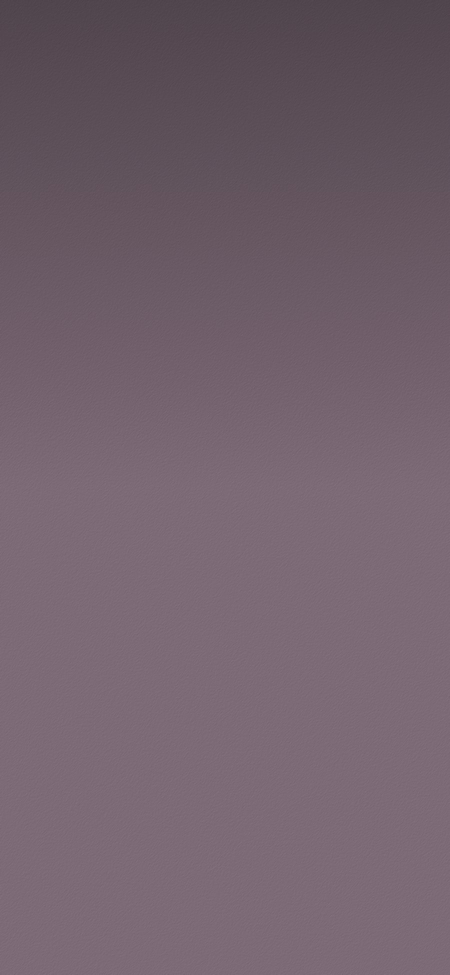
#> input picture Wedding Website/assets/envelope-inside.jpg, 900 x 1950 px (shown at 1/2 size)
$ python -i envelope_from_image.py   (imports and definitions only)
#> lines starting #> are read from the running program, lines starting #| are printed output that depends on the picture
"""Use a ready-made picture as the envelope artwork instead of the generated leaves.
    python tools/envelope_from_image.py <picture>        (any size; it is cropped to 900:1950 from its centre)
Writes the same files the page already uses (assets/envelope-*.webp), cut along the page's flap geometry:
top flap edges from 33.5 % at the sides to the tip at 53.5 %, envelope mouth from 30 % to 47.8 %.
The previous files are copied to assets/_envelope_generated/ the first time, so it can be undone.
"""
import sys, shutil
from pathlib import Path
import numpy as np, cv2

HERE = Path(__file__).resolve().parent
OUT = HERE.parent / "assets"
W, H = 900, 1950
FH, SH = 1092, 1152                          # flap image height, flap-shadow image height
NAMES = ["envelope-body.webp", "envelope-flap.webp", "envelope-flap-dim.webp", "envelope-flap-back.webp", "envelope-flap-shadow.webp"]

def smooth01(x):
    x = np.clip(x, 0, 1); return x * x * (3 - 2 * x)

def save(name, bgr, alpha, q=90):
    bgra = np.dstack([np.clip(bgr, 0, 255).astype(np.uint8), (np.clip(alpha, 0, 1) * 255).astype(np.uint8)])
    cv2.imwrite(str(OUT / name), bgra, [cv2.IMWRITE_WEBP_QUALITY, q]); print("wrote", name, bgra.shape[1], "x", bgra.shape[0])

def main(src):
#> called with src = '../assets/envelope-inside.jpg'
    global OUT
    if len(sys.argv) > 2:
        OUT = HERE.parent / sys.argv[2]; OUT.mkdir(parents=True, exist_ok=True)
    bak = OUT / "_envelope_generated"
    if len(sys.argv) <= 2 and not bak.exists():
        bak.mkdir()
        for n in NAMES: shutil.copy(OUT / n, bak / n)
    im = cv2.imread(src)
#> im is the input picture: shape (1950, 900, 3); mean B, G, R 108.2, 97, 113.7
    h, w = im.shape[:2]
#> h = 1950; w = 900
    TIP = float(sys.argv[3]) if len(sys.argv) > 3 else None      # where the flap's point is in the picture (0..1 of its height)
    ZOOM = float(sys.argv[4]) if len(sys.argv) > 4 else 1.0      # 1 = the picture's full width is shown
    if TIP is None:                                              # simple centre crop
        if w / h > W / H:
            nw = int(round(h * W / H)); x0 = (w - nw) // 2; im = im[:, x0:x0 + nw]
        else:
            nh = int(round(w * H / W)); y0 = (h - nh) // 2; im = im[y0:y0 + nh]
#> after `nh = int(round(w * H / W))`: nh = 1950
#> after `y0 = (h - nh) // 2`: y0 = 0
        art = cv2.resize(im, (W, H), interpolation=cv2.INTER_AREA).astype(np.float32)
    else:
        # show (almost) the whole picture: full width, and its height gently re-spaced so that the picture's own flap
        # point lands exactly where the animation lifts the flap (53.5 % down). Above and below the point are scaled separately.
        sc = W * ZOOM / w; xs = (np.arange(W, dtype=np.float32) + (w * sc - W) / 2) / sc
        tip_src, tip_dst = TIP * h, 0.535 * H
        yd = np.arange(H, dtype=np.float32)
        ys = np.where(yd <= tip_dst, yd * tip_src / tip_dst, tip_src + (yd - tip_dst) * (h - tip_src) / (H - tip_dst))
        print("vertical scale above / below the flap point: %.2f / %.2f" % (tip_dst / (tip_src * sc), (H - tip_dst) / ((h - tip_src) * sc)))
        mx, my = np.meshgrid(xs, ys)
        art = cv2.remap(cv2.GaussianBlur(im, (0, 0), 0.6), mx.astype(np.float32), my.astype(np.float32), cv2.INTER_AREA if sc < 1 else cv2.INTER_CUBIC).astype(np.float32)
    # gentle grade toward the site's dusty mauve (target mean about R152 G140 B152), keeping the picture's own light and shade
    mean = art.reshape(-1, 3).mean(0); target = np.array([152, 140, 152], np.float32)      # BGR order happens to be symmetric here
#> after `mean = art.reshape(-1, 3).mean(0)`: mean = [107.6, 97.49, 114.8]
    art = np.clip(art * (1 + 0.8 * (target / mean - 1)), 0, 255)
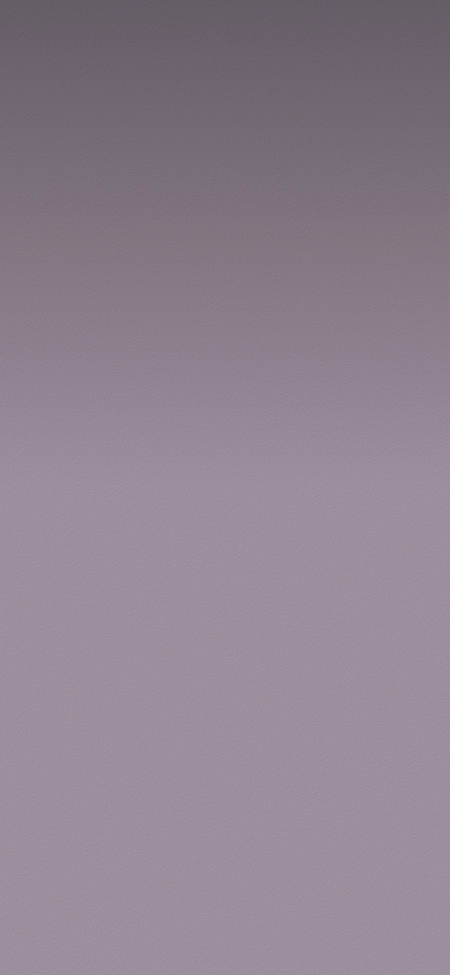
#> art: shape (1950, 900, 3) float32 (shown at 1/2 size); mean B, G, R 144.8, 131.1, 144.4
    yy, xx = np.mgrid[0:H, 0:W].astype(np.float32)
    t = 1 - np.abs(xx - W / 2) / (W / 2)                       # 0 at the sides, 1 at the centre
    flap_edge = H * (0.335 + (0.535 - 0.335) * t)              # lower edge of the top flap
    mouth_edge = H * (0.30 + (0.478 - 0.30) * t)               # opening of the envelope under it
    # ---- top flap (its own sheet) ----
    fa = smooth01((flap_edge - yy) / 2.0 + 0.5)[:FH]
    near = np.clip((flap_edge - yy) / 7.0, 0, 1)[:FH]          # a thin lit paper edge along the cut
    flap = art[:FH] * (1 + 0.02 * (1 - near))[..., None]
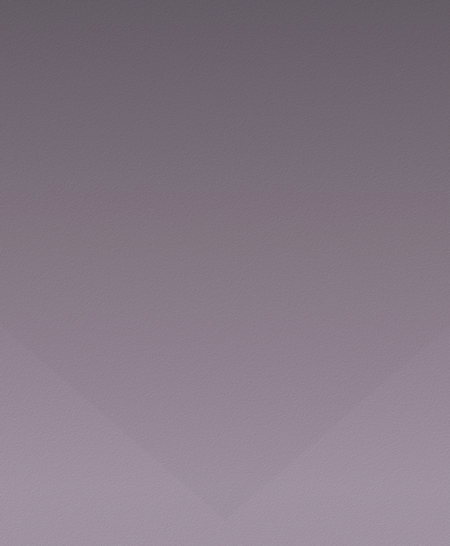
#> flap: shape (1092, 900, 3) float32 (shown at 1/2 size); mean B, G, R 133.8, 121.5, 133.2
    save("envelope-flap.webp", flap, fa)
#> in save, `bgra = np.dstack([np.clip(bgr, 0, 255).astype(np.uint8), (np.clip(alph..`:
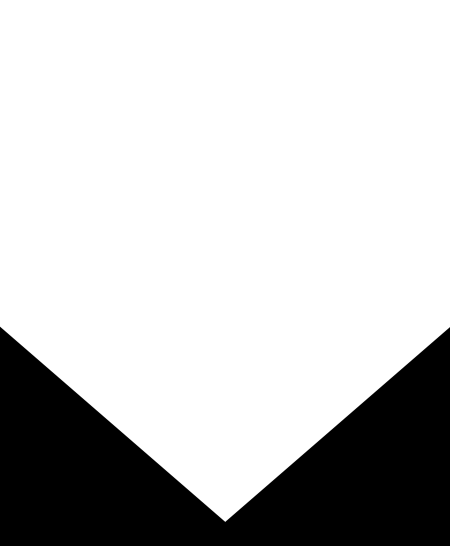
#> alpha: shape (1092, 900) float32 (shown at 1/2 size); min 0, max 1, mean 0.777
#| wrote envelope-flap.webp 900 x 1092
    save("envelope-flap-dim.webp", flap * np.array([0.50, 0.44, 0.50], np.float32), fa)
#> call 2 of save, with name = 'envelope-flap-dim.webp', q = 90
#> in save (call 2), `bgra = np.dstack([np.clip(bgr, 0, 255).astype(np.uint8), (np.clip(alph..`:
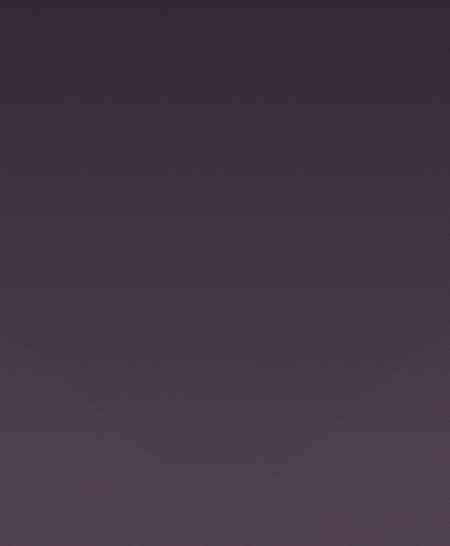
#> bgra: shape (1092, 900, 4) (shown at 1/2 size); mean of channels 0, 1, 2, 3 66.4, 52.9, 66.1, 198.2; drawn as B, G, R
#> in save (call 2), `bgra = np.dstack([np.clip(bgr, 0, 255).astype(np.uint8), (np.clip(alph..`:
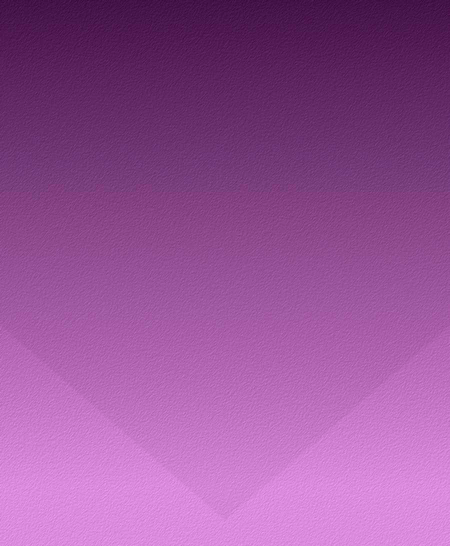
#> bgr: shape (1092, 900, 3) float32 (shown at 1/2 size); mean B, G, R 66.9, 53.4, 66.6; drawn with min black and max white
#| wrote envelope-flap-dim.webp 900 x 1092
    back = cv2.GaussianBlur(art[:FH], (0, 0), 28) * 0.93
    save("envelope-flap-back.webp", back, fa)
#| wrote envelope-flap-back.webp 900 x 1092
    # ---- soft shadow the closed flap casts on the envelope ----
    d = (yy - flap_edge)[:SH]
    sh = np.exp(-np.clip(d, 0, None) / 16.0) * (d > -2) * 0.12
    save("envelope-flap-shadow.webp", np.zeros((SH, W, 3), np.float32) + np.array([40, 26, 40], np.float32), sh)
#> call 4 of save, with name = 'envelope-flap-shadow.webp', q = 90
#> in save (call 4), `cv2.imwrite(str(OUT / name), bgra, [cv2.IMWRITE_WEBP_QUALITY, q])`:
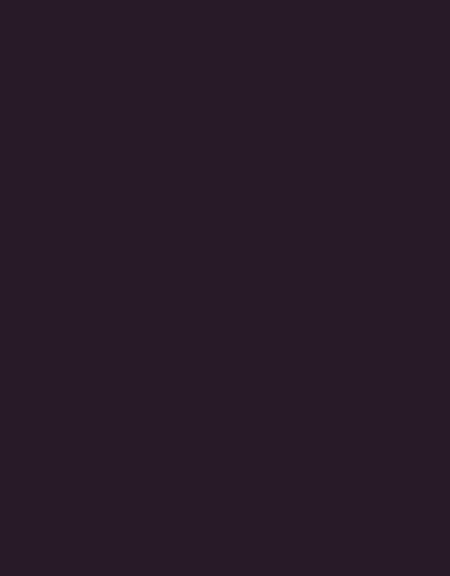
#> saved as envelope-flap-shadow.webp: shape (1152, 900, 4) (shown at 1/2 size); mean B, G, R, A 40, 26, 40, 0.4
    # ---- body: everything below the mouth ----
    ba = smooth01((yy - mouth_edge) / 2.0 + 0.5)
    hem = np.clip((yy - mouth_edge) / 9.0, 0, 1)
    body = art * (1 - 0.03 * (1 - hem))[..., None]
    save("envelope-body.webp", body, ba)
#> in save (call 5), `bgra = np.dstack([np.clip(bgr, 0, 255).astype(np.uint8), (np.clip(alph..`:
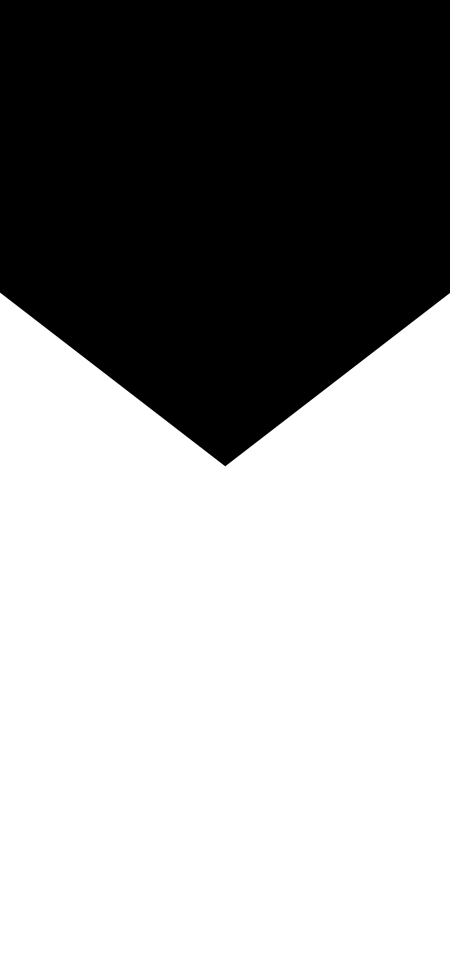
#> alpha: shape (1950, 900) float32 (shown at 1/2 size); min 0, max 1, mean 0.611
#| wrote envelope-body.webp 900 x 1950

# [2 lines not run here, left out]

>>> result = main('../assets/envelope-inside.jpg')
